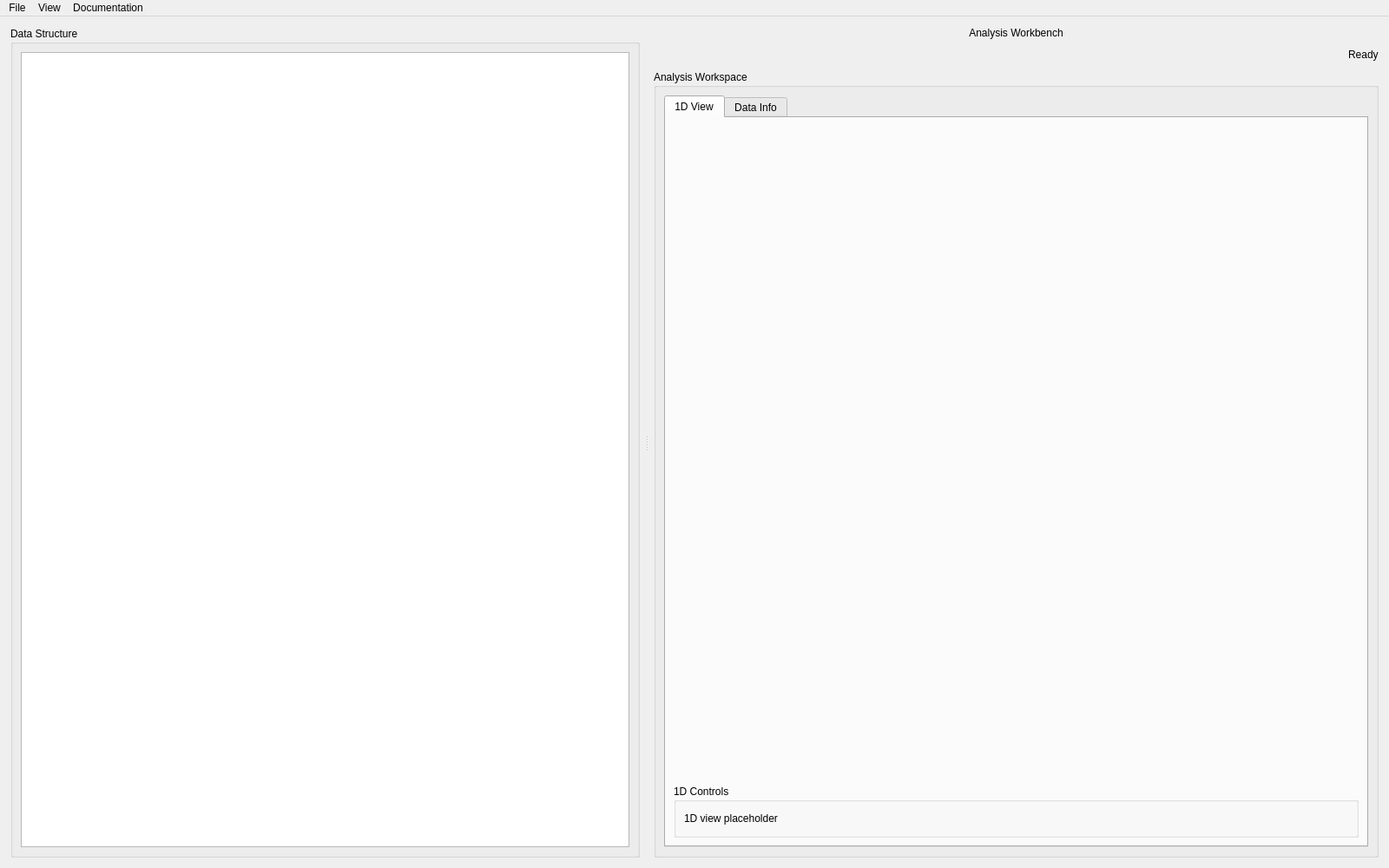
<?xml version="1.0" encoding="UTF-8"?>
<!--
Copyright © 2026, UChicago Argonne, LLC
All Rights Reserved
Software Name: DashPVA
By: Argonne National Laboratory

BSD OPEN SOURCE LICENSE

Redistribution and use in source and binary forms, with or without modification, are permitted provided that the following conditions are met:

1. Redistributions of source code must retain the above copyright notice, this list of conditions and the following disclaimer.
2. Redistributions in binary form must reproduce the above copyright notice, this list of conditions and the following disclaimer in the documentation and/or other materials provided with the distribution.
3. Neither the name of the copyright holder nor the names of its contributors may be used to endorse or promote products derived from this software without specific prior written permission.

******************************************************************************************************
DISCLAIMER

THIS SOFTWARE IS PROVIDED BY THE COPYRIGHT HOLDERS AND CONTRIBUTORS "AS IS" AND ANY EXPRESS OR IMPLIED WARRANTIES, INCLUDING, BUT NOT LIMITED TO, THE IMPLIED WARRANTIES OF MERCHANTABILITY AND FITNESS FOR A PARTICULAR PURPOSE ARE DISCLAIMED. IN NO EVENT SHALL THE COPYRIGHT HOLDER OR CONTRIBUTORS BE LIABLE FOR ANY DIRECT, INDIRECT, INCIDENTAL, SPECIAL, EXEMPLARY, OR CONSEQUENTIAL DAMAGES (INCLUDING, BUT NOT LIMITED TO, PROCUREMENT OF SUBSTITUTE GOODS OR SERVICES; LOSS OF USE, DATA, OR PROFITS; OR BUSINESS INTERRUPTION) HOWEVER CAUSED AND ON ANY THEORY OF LIABILITY, WHETHER IN CONTRACT, STRICT LIABILITY, OR TORT (INCLUDING NEGLIGENCE OR OTHERWISE) ARISING IN ANY WAY OUT OF THE USE OF THIS SOFTWARE, EVEN IF ADVISED OF THE POSSIBILITY OF SUCH DAMAGE.
******************************************************************************************************
-->

<ui version="4.0">
 <class>Workbench</class>
 <widget class="QMainWindow" name="Workbench">
  <property name="geometry">
   <rect>
    <x>0</x>
    <y>0</y>
    <width>1600</width>
    <height>1000</height>
   </rect>
  </property>
  <property name="windowTitle">
   <string>Workbench - Data Analysis</string>
  </property>
  <widget class="QWidget" name="centralWidget">
   <layout class="QHBoxLayout" name="mainLayout">
    <property name="spacing">
     <number>0</number>
    </property>
    <property name="leftMargin">
     <number>0</number>
    </property>
    <property name="topMargin">
     <number>0</number>
    </property>
    <property name="rightMargin">
     <number>0</number>
    </property>
    <property name="bottomMargin">
     <number>0</number>
    </property>
    <item>
     <widget class="QSplitter" name="mainSplitter">
      <property name="orientation">
       <enum>Qt::Horizontal</enum>
      </property>
      <widget class="QWidget" name="leftPanel">
       <property name="minimumSize">
        <size>
         <width>160</width>
         <height>0</height>
        </size>
       </property>
       <layout class="QVBoxLayout" name="leftPanelLayout">
        <property name="spacing">
         <number>8</number>
        </property>
        <property name="leftMargin">
         <number>12</number>
        </property>
        <property name="topMargin">
         <number>12</number>
        </property>
        <property name="rightMargin">
         <number>6</number>
        </property>
        <property name="bottomMargin">
         <number>12</number>
        </property>
        <item>
         <widget class="QGroupBox" name="groupBox_dataTree">
          <property name="title">
           <string>Data Structure</string>
          </property>
          <layout class="QVBoxLayout" name="dataTreeLayout">
           <item>
            <widget class="QTreeWidget" name="tree_data">
             <property name="headerHidden">
              <bool>true</bool>
             </property>
            </widget>
           </item>
          </layout>
         </widget>
        </item>
       </layout>
      </widget>
      <widget class="QWidget" name="rightPanel">
       <layout class="QVBoxLayout" name="rightPanelLayout">
        <property name="spacing">
         <number>8</number>
        </property>
        <property name="leftMargin">
         <number>6</number>
        </property>
        <property name="topMargin">
         <number>12</number>
        </property>
        <property name="rightMargin">
         <number>12</number>
        </property>
        <property name="bottomMargin">
         <number>12</number>
        </property>
        <item>
         <widget class="QLabel" name="label_header">
          <property name="text">
           <string>Analysis Workbench</string>
          </property>
          <property name="alignment">
           <set>Qt::AlignCenter</set>
          </property>
         </widget>
        </item>
        <item>
         <layout class="QHBoxLayout" name="toolbarLayout">
          <item>
           <spacer name="horizontalSpacer">
            <property name="orientation">
             <enum>Qt::Horizontal</enum>
            </property>
            <property name="sizeHint" stdset="0">
             <size>
              <width>40</width>
              <height>20</height>
             </size>
            </property>
           </spacer>
          </item>
          <item>
           <widget class="QLabel" name="label_status">
            <property name="text">
             <string>Ready</string>
            </property>
           </widget>
          </item>
         </layout>
        </item>
        <item>
         <widget class="QGroupBox" name="groupBox_analysisArea">
          <property name="title">
           <string>Analysis Workspace</string>
          </property>
          <property name="sizePolicy">
           <sizepolicy hsizetype="Expanding" vsizetype="Expanding">
            <horstretch>0</horstretch>
            <verstretch>1</verstretch>
           </sizepolicy>
          </property>
          <layout class="QVBoxLayout" name="analysisLayout">
           <item>
            <widget class="QTabWidget" name="tabWidget_analysis">
             <property name="currentIndex">
              <number>0</number>
             </property>
             <widget class="QWidget" name="tab_1d_view">
              <attribute name="title">
               <string>1D View</string>
              </attribute>
              <layout class="QVBoxLayout" name="layout_1d_view">
               <item>
                <widget class="QWidget" name="w1DPlotContainer">
                 <property name="sizePolicy">
                  <sizepolicy hsizetype="Expanding" vsizetype="Expanding">
                   <horstretch>0</horstretch>
                   <verstretch>1</verstretch>
                  </sizepolicy>
                 </property>
                 <layout class="QVBoxLayout" name="layout1DPlotHost">
                  <property name="spacing">
                   <number>0</number>
                  </property>
                  <property name="leftMargin">
                   <number>0</number>
                  </property>
                  <property name="topMargin">
                   <number>0</number>
                  </property>
                  <property name="rightMargin">
                   <number>0</number>
                  </property>
                  <property name="bottomMargin">
                   <number>0</number>
                  </property>
                 </layout>
                </widget>
               </item>
               <item>
                <widget class="QGroupBox" name="groupBox_1d_controls">
                 <property name="title">
                  <string>1D Controls</string>
                 </property>
                 <property name="maximumHeight">
                  <number>100</number>
                 </property>
                 <layout class="QVBoxLayout" name="layout_1d_controls_main">
                  <item>
                   <layout class="QHBoxLayout" name="layout_1d_controls_top">
                    <item>
                     <widget class="QLabel" name="label_1d_placeholder">
                      <property name="text">
                       <string>1D view placeholder</string>
                      </property>
                     </widget>
                    </item>
                    <item>
                     <spacer name="horizontalSpacer_1d_controls">
                      <property name="orientation">
                       <enum>Qt::Horizontal</enum>
                      </property>
                      <property name="sizeHint" stdset="0">
                       <size>
                        <width>40</width>
                        <height>20</height>
                       </size>
                      </property>
                     </spacer>
                    </item>
                   </layout>
                  </item>
                 </layout>
                </widget>
               </item>
              </layout>
             </widget>
             <widget class="QWidget" name="tab_data_info">
              <attribute name="title">
               <string>Data Info</string>
              </attribute>
              <layout class="QVBoxLayout" name="layout_data_info">
               <item>
                <widget class="QLabel" name="file_status_label">
                 <property name="text">
                  <string>No HDF5 file loaded</string>
                 </property>
                 <property name="alignment">
                  <set>Qt::AlignCenter</set>
                 </property>
                </widget>
               </item>
               <item>
                <spacer name="verticalSpacer_info">
                 <property name="orientation">
                  <enum>Qt::Vertical</enum>
                 </property>
                 <property name="sizeHint" stdset="0">
                  <size>
                   <width>20</width>
                   <height>40</height>
                  </size>
                 </property>
                </spacer>
               </item>
               <item>
                <widget class="QTabWidget" name="info_tabs">
                 <property name="maximumHeight">
                  <number>150</number>
                 </property>
                 <property name="currentIndex">
                  <number>0</number>
                 </property>
                 <widget class="QWidget" name="tab_dataset_info">
                  <attribute name="title">
                   <string>Dataset Info</string>
                  </attribute>
                  <layout class="QVBoxLayout" name="layout_dataset_info">
                   <item>
                    <widget class="QTextEdit" name="dataset_info_text">
                     <property name="readOnly">
                      <bool>true</bool>
                     </property>
                     <property name="plainText">
                      <string>Select a dataset from the tree to view detailed information.</string>
                     </property>
                    </widget>
                   </item>
                  </layout>
                 </widget>
                 <widget class="QWidget" name="tab_file_info">
                  <attribute name="title">
                   <string>File Info</string>
                  </attribute>
                  <layout class="QVBoxLayout" name="layout_file_info">
                   <item>
                    <widget class="QTextEdit" name="file_info_text">
                     <property name="readOnly">
                      <bool>true</bool>
                     </property>
                     <property name="plainText">
                      <string>Load an HDF5 file to view file information.</string>
                     </property>
                    </widget>
                   </item>
                  </layout>
                 </widget>
                </widget>
               </item>
              </layout>
             </widget>
            </widget>
           </item>
          </layout>
         </widget>
        </item>
       </layout>
       </widget>
      </widget>
    </item>
   </layout>
  </widget>
  <widget class="QMenuBar" name="menuBar">
   <property name="geometry">
    <rect>
     <x>0</x>
     <y>0</y>
     <width>1600</width>
     <height>22</height>
    </rect>
   </property>
   <widget class="QMenu" name="menuFile">
    <property name="title">
     <string>File</string>
    </property>
    <addaction name="actionOpen"/>
    <addaction name="actionOpenFolder"/>
    <addaction name="separator"/>
    <addaction name="actionSave"/>
    <addaction name="separator"/>
    <addaction name="actionExit"/>
   </widget>
   <widget class="QMenu" name="menuView">
    <property name="title">
     <string>View</string>
    </property>
    <addaction name="actionCollapseAll"/>
    <addaction name="actionExpandAll"/>
   </widget>
   <widget class="QMenu" name="menuDocumentation">
    <property name="title">
     <string>Documentation</string>
    </property>
    <addaction name="actionOpenDocumentation"/>
   </widget>
   <addaction name="menuFile"/>
   <addaction name="menuView"/>
   <addaction name="menuDocumentation"/>
  </widget>
  <action name="actionOpen">
   <property name="text">
    <string>Open...</string>
   </property>
   <property name="shortcut">
    <string>Ctrl+O</string>
   </property>
  </action>
  <action name="actionSave">
   <property name="text">
    <string>Save</string>
   </property>
   <property name="shortcut">
    <string>Ctrl+S</string>
   </property>
  </action>
  <action name="actionOpenFolder">
   <property name="text">
    <string>Open Folder...</string>
   </property>
   <property name="shortcut">
    <string>Ctrl+Shift+O</string>
   </property>
  </action>
  <action name="actionCollapseAll">
   <property name="text">
    <string>Collapse All</string>
   </property>
   <property name="shortcut">
    <string>Ctrl+Shift+C</string>
   </property>
  </action>
  <action name="actionExpandAll">
   <property name="text">
    <string>Expand All</string>
   </property>
   <property name="shortcut">
    <string>Ctrl+Shift+E</string>
   </property>
  </action>
  <action name="actionExit">
   <property name="text">
    <string>Exit</string>
   </property>
   <property name="shortcut">
    <string>Ctrl+Q</string>
   </property>
  </action>
  <action name="actionOpenDocumentation">
   <property name="text">
    <string>Open Documentation</string>
   </property>
   <property name="shortcut">
    <string>F1</string>
   </property>
  </action>
 </widget>
 <resources/>
 <connections/>
</ui>
